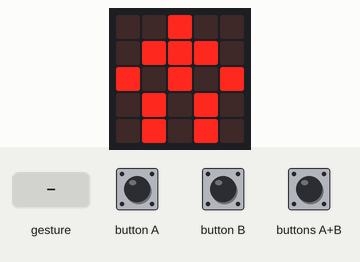
This program was run on a simulated BBC micro:bit (MakeCode). On the bench: the board's 5×5 LED display. The inputs (shaded band) are chosen by the test bench. A tilt is held for 1.5 s and a shake lasts 1 s, then the board lies face up again.

Above: at 1.6 s.
1.7 s: button A pressed for 0.15 s
At 2.05 s:
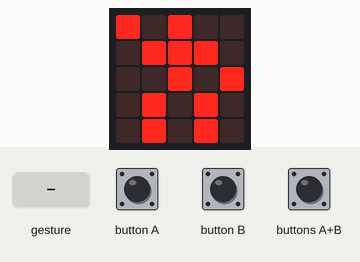
2.4 s: button B pressed for 0.15 s
At 2.45 s:
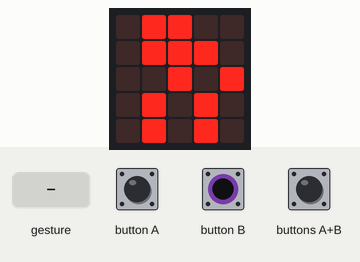
3.1 s: buttons A+B pressed for 0.15 s
At 5.65 s:
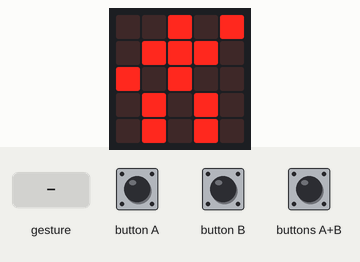
6.8 s: gesture 'logo down'
9.8 s: buttons A+B pressed for 1 s
Timing chart, 0 to 12.8 s (numbered marks = the images above; inputs shaded):
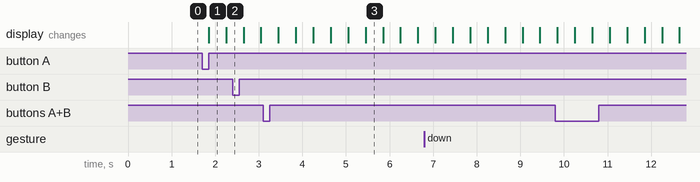

The program:

integeto_robot.py
```python
def on_button_pressed_a():
    for index in range(4):
        basic.show_leds("""
                        # . # . .
                        . # # # .
                        . . # . #
                        . # . # .
                        . # . # .
        """)
        basic.show_leds("""
                        . # # . .
                        . # # # .
                        . . # . #
                        . # . # .
                        . # . # .
        """)
    basic.show_leds("""
                . . # . .
                . # # # .
                # . # . #
                . # . # .
                . # . # .
    """)
input.on_button_pressed(Button.A, on_button_pressed_a)

# balra dőlés______________________________________________---

def on_gesture_tilt_left():
    for index3 in range(4):
        basic.show_leds("""
                        # . # . .
                        . # # # .
                        . . # . #
                        . # . # .
                        . # . # .
        """)
        basic.show_leds("""
                        . # # . .
                        . # # # .
                        . . # . #
                        . # . # .
                        . # . # .
        """)
    basic.show_leds("""
                . . # . .
                . # # # .
                # . # . #
                . # . # .
                . # . # .
    """)
input.on_gesture(Gesture.TILT_LEFT, on_gesture_tilt_left)

def on_button_pressed_ab():
    for index4 in range(4):
        basic.show_leds("""
                        # . # . #
                        . # # # .
                        . . # . .
                        . # . # .
                        . # . # .
        """)
        basic.show_leds("""
                        . # # # .
                        . # # # .
                        . . # . .
                        . # . # .
                        . # . # .
        """)
    basic.show_leds("""
                . . # . .
                . # # # .
                # . # . #
                . # . # .
                . # . # .
    """)
input.on_button_pressed(Button.AB, on_button_pressed_ab)

def on_button_pressed_b():
    for index5 in range(4):
        basic.show_leds("""
                        . . # . #
                        . # # # .
                        # . # . .
                        . # . # .
                        . # . # .
        """)
        basic.show_leds("""
                        . . # # .
                        . # # # .
                        # . # . .
                        . # . # .
                        . # . # .
        """)
    basic.show_leds("""
                . . # . .
                . # # # .
                # . # . #
                . # . # .
                . # . # .
    """)
input.on_button_pressed(Button.B, on_button_pressed_b)

# jobbra dőlés______________________________________________---

def on_gesture_tilt_right():
    for index6 in range(4):
        basic.show_leds("""
                        . . # . #
                        . # # # .
                        # . # . .
                        . # . # .
                        . # . # .
        """)
        basic.show_leds("""
                        . . # # .
                        . # # # .
                        # . # . .
                        . # . # .
                        . # . # .
        """)
    basic.show_leds("""
                . . # . .
                . # # # .
                # . # . #
                . # . # .
                . # . # .
    """)
input.on_gesture(Gesture.TILT_RIGHT, on_gesture_tilt_right)

# lefelé dőlés______________________________________________---

def on_gesture_logo_down():
    for index7 in range(4):
        basic.show_leds("""
                        # . . . #
                        . . . . .
                        . . . . .
                        . . . . .
                        # . . . #
        """)
        basic.show_leds("""
                        # . # . #
                        . # . # .
                        # . # . #
                        . # . # .
                        # . # . #
        """)
    basic.show_leds("""
                . . # . .
                . # # # .
                # . # . #
                . # . # .
                . # . # .
    """)
input.on_gesture(Gesture.LOGO_DOWN, on_gesture_logo_down)

# felfelé dőlés______________________________________________---

def on_gesture_logo_up():
    for index2 in range(4):
        basic.show_leds("""
                        . . . . .
                        . . # . .
                        . # # # .
                        . . # . .
                        . . . . .
        """)
        basic.show_leds("""
                        . . # . .
                        . # # # .
                        # # # # #
                        . # # # .
                        . . # . .
        """)
    basic.show_leds("""
                . . # . .
                . # # # .
                # . # . #
                . # . # .
                . # . # .
    """)
input.on_gesture(Gesture.LOGO_UP, on_gesture_logo_up)

basic.show_leds("""
        . . # . .
        . # # # .
        # . # . #
        . # . # .
        . # . # .
""")
```

Measured:
- after the input at 1.7 s, the display: changes after 0.15 s (image 1)
- what the display in image 1 shows lasts 0.4 s, from 1.9 s to 2.3 s
